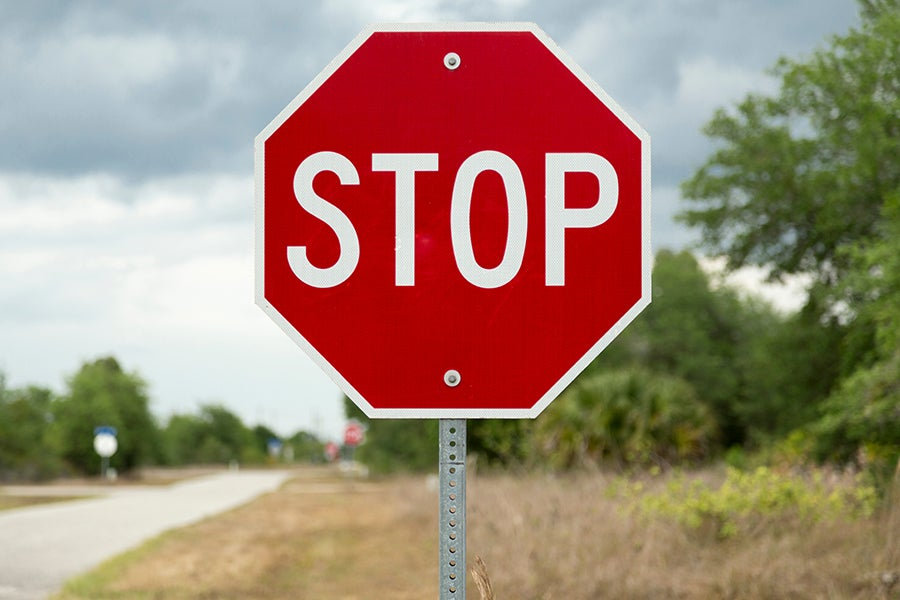
#> input picture stop3.jpg, 900 x 600 px, found by its file name
$ python stopsignpics.py
#> lines starting #> are read from the running program, lines starting #| are printed output that depends on the picture; pictures that were not available may be replaced by others from this repository, and a replacement may not be noted
import cv2
import numpy as np

"""
Minimal ORB + RANSAC stop sign detector for static images.
Based on: https://www.geeksforgeeks.org/python/step-by-step-guide-to-using-ransac-in-opencv-using-python/
"""

# ============ CONFIGURATION ============
REFERENCE_IMAGE = "C:/Users/abhis/Documents/5550/stopsign/stop3.jpg"  # Your reference stop sign
TEST_IMAGE = "C:/Users/abhis/Documents/5550/stopsign/stop6.jpg"                # Image to search for stop sign
MIN_MATCHES = 10                              # Minimum matchs for detection
RANSAC_THRESHOLD = 5.0                        # RANSAC error threshold (pixels)

# ============ LOAD IMAGES ============
ref_img = cv2.imread(REFERENCE_IMAGE, 0)  # Load reference as grayscale
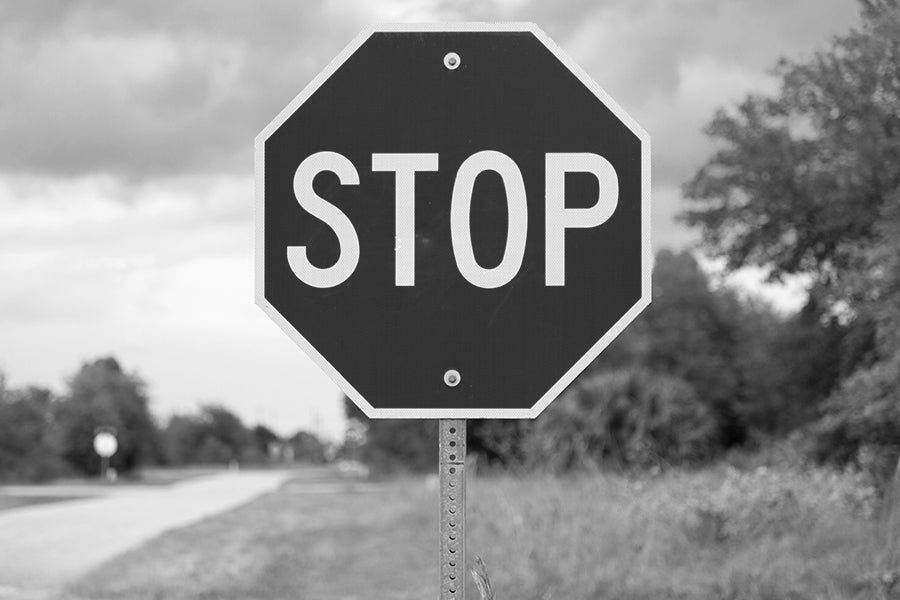
#> ref_img: shape (600, 900); min 0, max 255, mean 140.3
test_img = cv2.imread(TEST_IMAGE, 0)      # Load test image as grayscale
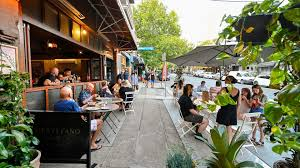
#> input picture no-stop-sign-2.jpg, 300 x 168 px, given in place of stop6.jpg, which was not available
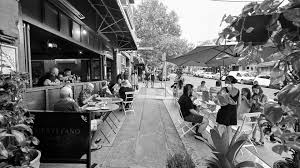
#> test_img: shape (168, 300); min 0, max 255, mean 112.6
test_img_color = cv2.imread(TEST_IMAGE)   # Load test image in color for display
#> test_img_color is the input picture: shape (168, 300, 3); mean B, G, R 91.9, 114.5, 116.9

if ref_img is None or test_img is None:
    raise ValueError("Could not load images. Check file paths!")

print(f"Reference image: {ref_img.shape}")
#| Reference image: (600, 900)
print(f"Test image: {test_img.shape}")
#| Test image: (168, 300)

# ============ DETECT KEYPOINTS ============
orb = cv2.ORB_create(nfeatures=2000)

# Detect and compute for reference image
kp1, des1 = orb.detectAndCompute(ref_img, None)
#> kp1 = 1992 keypoints; strongest (x, y, size): (373, 169, 31), (373, 161, 92.6), (288, 247, 31), (304, 247, 31)
print(f"Reference keypoints: {len(kp1)}")
#| Reference keypoints: 1992

# Detect and compute for test image
kp2, des2 = orb.detectAndCompute(test_img, None)
#> kp2 = 1404 keypoints; strongest (x, y, size): (224, 80, 31), (222, 80, 31), (238, 80, 31), (49, 45, 31)
print(f"Test image keypoints: {len(kp2)}")
#| Test image keypoints: 1404

# ============ MATCH DESCRIPTORS ============
bf = cv2.BFMatcher(cv2.NORM_HAMMING, crossCheck=True)
matches = bf.match(des1, des2)
#> matches = 400 matches
matches = sorted(matches, key=lambda x: x.distance)

print(f"Total matches found: {len(matches)}")
#| Total matches found: 400

# ============ APPLY RANSAC ============
if len(matches) >= MIN_MATCHES:
    # Extract matched keypoint locations
    src_pts = np.float32([kp1[m.queryIdx].pt for m in matches]).reshape(-1, 1, 2)
#> src_pts = 400 rows, first 8: [691.2, 212.5], [261.6, 455.1], [566.1, 172.1], [782.4, 276], [724, 243.6], [348.4, 439.6], [451, 376], [836, 312]
    dst_pts = np.float32([kp2[m.trainIdx].pt for m in matches]).reshape(-1, 1, 2)
#> dst_pts = 400 rows, first 8: [101, 118], [188.6, 122.4], [237.6, 121.2], [121, 87.84], [223, 41], [250.6, 110.9], [198.7, 76.32], [210, 131]

    # Find homography using RANSAC
    H, mask = cv2.findHomography(src_pts, dst_pts, cv2.RANSAC, RANSAC_THRESHOLD)
#> H = [[0.811, -0.217, 62.4], [0.591, 0.391, -152.7], [0.0053, -0.00119, 1]]; mask = 400 values, max 1 at index 21, min 0 at index 0, mean 0.05

    # Count inliers
    inliers = mask.ravel().tolist().count(1)
#> inliers = 20
    print(f"Inliers (good matches): {inliers}")
#| Inliers (good matches): 20

    if inliers >= MIN_MATCHES:
        print("\n✓ STOP SIGN DETECTED!")

        # Get corners of reference image
        h, w = ref_img.shape
#> h = 600; w = 900
        corners = np.float32([[0, 0], [w, 0], [w, h], [0, h]]).reshape(-1, 1, 2)
#> corners = [[0, 0], [900, 0], [900, 600], [0, 600]]

        # Transform corners to test image coordinates
        detected_corners = cv2.perspectiveTransform(corners, H)
#> detected_corners = [[62.4, -152.7], [137.4, 65.82], [131, 121.5], [-234.5, 284]]

        # Draw bounding box on test image
        test_img_color = cv2.polylines(test_img_color, [np.int32(detected_corners)],
                                       True, (0, 255, 0), 3)

        # Add text
        cv2.putText(test_img_color, "Stop Sign Detected", (10, 30),
                   cv2.FONT_HERSHEY_SIMPLEX, 1, (0, 255, 0), 2)
        cv2.putText(test_img_color, f"Matches: {inliers}", (10, 70),
                   cv2.FONT_HERSHEY_SIMPLEX, 0.7, (0, 255, 0), 2)
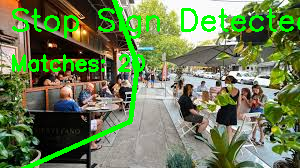
#> test_img_color: shape (168, 300, 3); mean B, G, R 84.9, 126.8, 107.4

        # ============ DISPLAY RESULTS ============
        # Show matched keypoints
        match_img = cv2.drawMatches(ref_img, kp1, test_img, kp2,
                                    matches[:50], None,
                                    flags=cv2.DrawMatchesFlags_NOT_DRAW_SINGLE_POINTS)
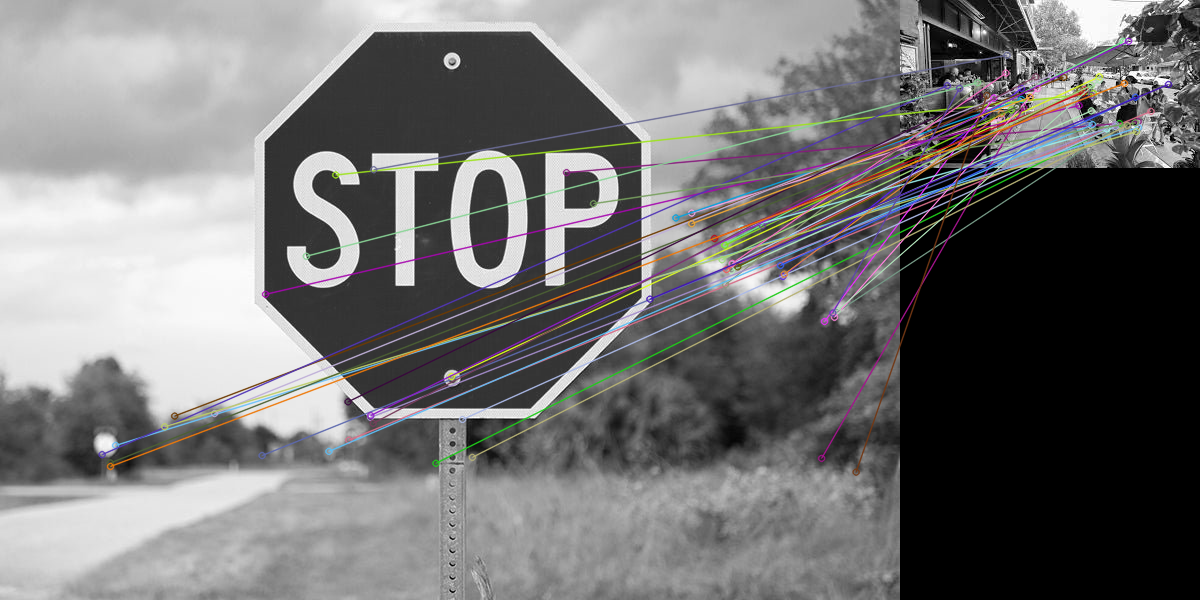
#> match_img: shape (600, 1200, 3); mean of channels 0, 1, 2 114.9, 114.6, 115.3; drawn as B, G, R

        # Display images
        cv2.imshow('Matched Keypoints', match_img)
        cv2.imshow('Detection Result', test_img_color)

        # Save results
        cv2.imwrite('output_matches.jpg', match_img)
        cv2.imwrite('output_detection.jpg', test_img_color)
        print("\nResults saved:")
        print("- output_matches.jpg (keypoint matches)")
        print("- output_detection.jpg (detected stop sign with box)")

        cv2.waitKey(0)
        cv2.destroyAllWindows()
    else:
        print("\n✗ Not enough inliers for reliable detection")
else:
    print("\n✗ Not enough matches found")

print("\nHomography Matrix (H):")
print(H)
#| [[ 8.10727457e-01 -2.16796671e-01  6.23981799e+01]
#|  [ 5.91364322e-01  3.91088637e-01 -1.52685896e+02]
#|  [ 5.29547865e-03 -1.18565888e-03  1.00000000e+00]]
